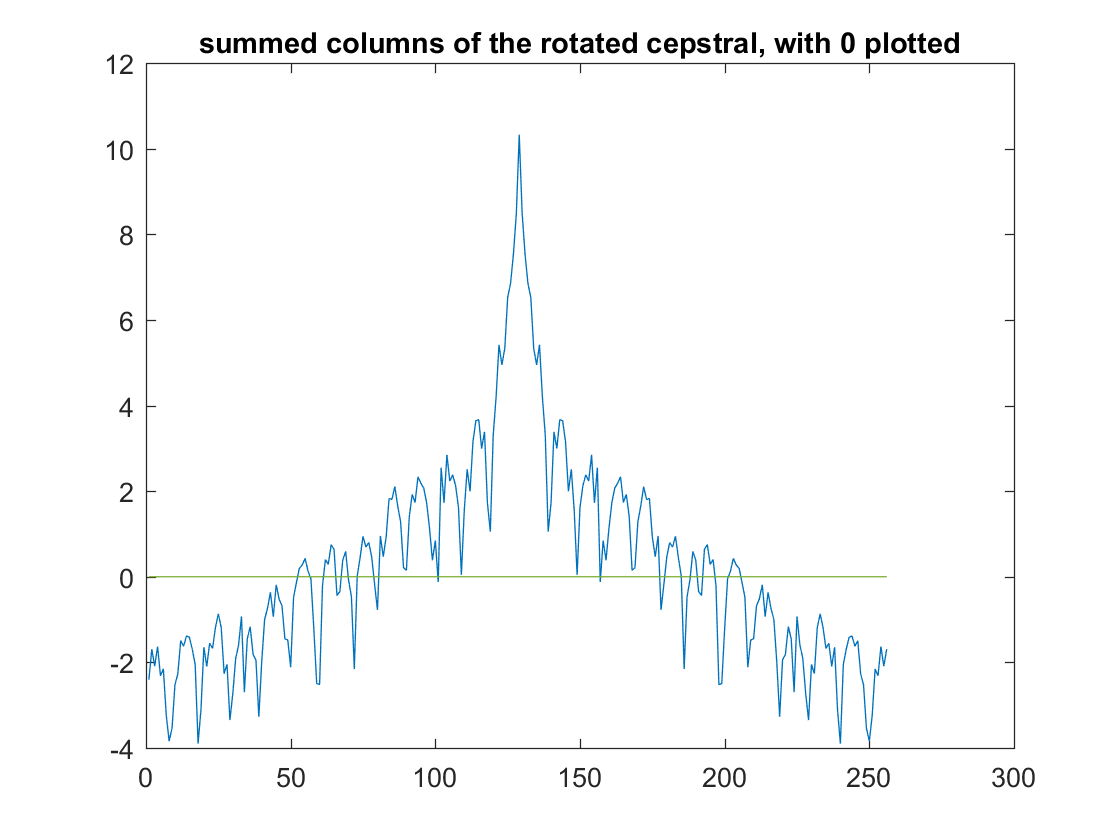
%> input picture cepstrum summed columns.png, 1120 x 840 px
$ octave --eval "result = kernel_estimation(rgb2gray(imread('cepstrum summed columns.png')));"   (GNU Octave 9; MATLAB toolbox functions it lacks are replaced by stand-ins)
%> lines starting %> are read from the running program, lines starting %| are printed output that depends on the picture
function [kernel,motionangle] = kernel_estimation(image)
% Raymond Xu, 11/24/2016
% this example script shows how to estimate the motion kernel of a blurred
% image

fftblurred = fft2(image);
% figure
fftedit = log(abs(fftshift(fftblurred)));
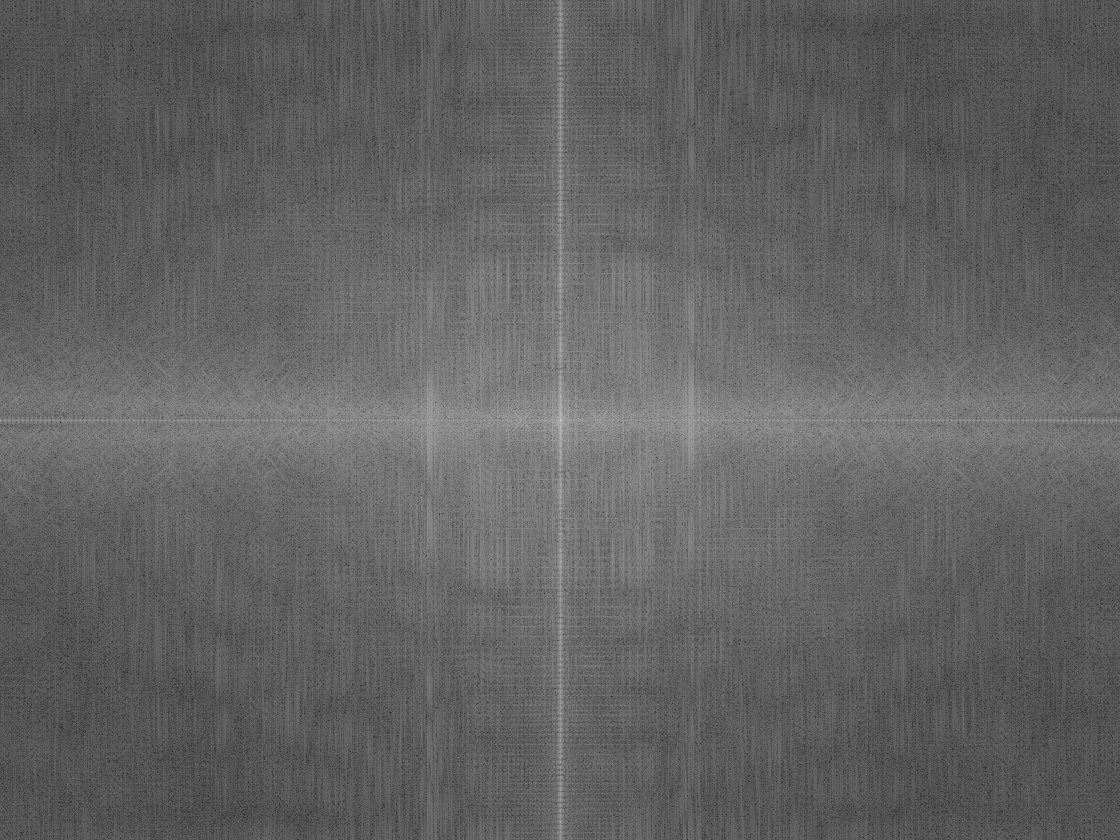
%> fftedit: size 840x1120 double; min 1.87, max 19.28, mean 8.65; drawn with min black and max white
% imagesc(fftedit);
% title('fft of blurred')
%%%%%%%%%%%
% [6 lines of commented-out code are left out]
zerosfftedit=fftedit<0;
%> zerosfftedit: size 840x1120 logical; every value is 0
edgefft = edge(zerosfftedit);
[H,theta,rho] = hough(zerosfftedit);
%> H: size 2799x180 double; every value is 0
%> theta = 180 values from -90 to 89; rho = 2799 values from -1399 to 1399
% figure
% imshow(imadjust(mat2gray(H)),[],...
%        'XData',theta,...
%        'YData',rho,...
%        'InitialMagnification','fit');
% xlabel('\theta (degrees)')
% ylabel('\rho')
% axis on
% axis normal
% hold on
% colormap(hot)
% title('hough detets strongest lines')
H=round(conv2(H,ones(3,3)*1/9));
%> H: size 2801x182 double; every value is 0
P = houghpeaks(H,1); %the best lines should be the longest ones
%> P = [1 1]
motionangle = (theta(P(:,2)));
%> motionangle = -90
% assume that the median of the 5 is the direction of the motion angle
% now that angle is estimated, estimate length

cepstral = ifftshift(ifft(log((fftblurred))));
% imagesc(abs(cepstral))
% title('cepstral=ifft(log(abs(fftblurred)))')
sumrc=real(sum((cepstral)));
%> sumrc = 1120 values, max 19.28 at index 561, min 7.89 at index 172, mean 12.01
% figure
% plot(sumrc)
% hold on
width = length(cepstral(1,:));
%> width = 1120
maxsumrc2=max(sumrc(:))/2;
%> maxsumrc2 = 9.64
% plot(1:width,zeros(width))
% title('summed columns of the rotated cepstral, with 0 plotted')
lower = 0; upper = width;
%> after `upper = width`: upper = 1120
for i=1:floor(width/2)
    if sumrc(i)<(max(sumrc(:))+min(sumrc(:)))/2
        lower=i;
    end
end
%> after the loop, lower = 559
for i=width:-1:ceil(width/2)
    if sumrc(i)<(max(sumrc(:))+min(sumrc(:)))/2
        upper=i;
    end
end
%> this loop made 561 passes
%> (i, upper) on passes 1 to 12: (1120, 1120), (1119, 1119), (1118, 1118), (1117, 1117), (1116, 1116), (1115, 1115), (1114, 1114), (1113, 1113), (1112, 1112), (1111, 1111), (1110, 1110), (1109, 1109)
%> after the loop, upper = 563
motionlength = (upper - lower)/2;
%> motionlength = 2
% fprintf('estimated motion length is %f',motionlength);
% fprintf(', esimated motion angle is %f\n',motionangle);

kernel = fspecial('motion', motionlength/2, motionangle);
%> kernel = 1
